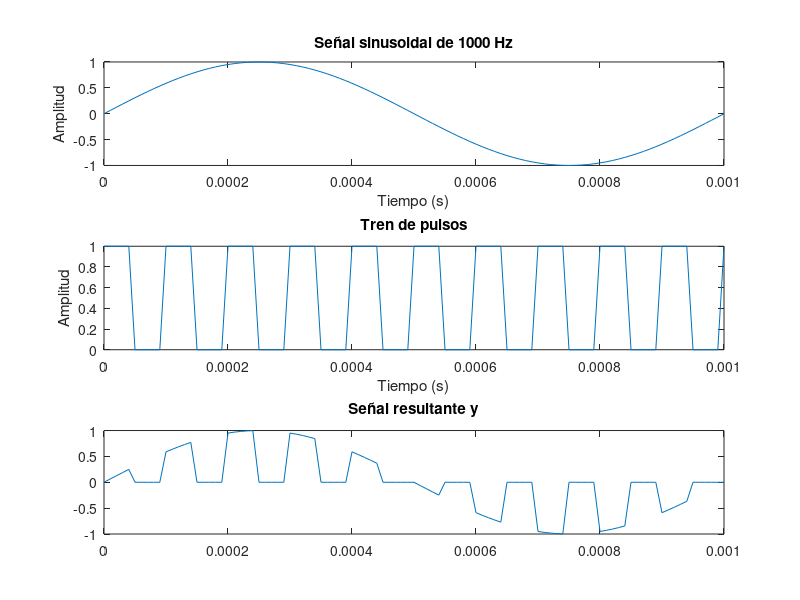

Write the MATLAB code that produced this figure.
clc;
close;
clear;
% Definir los parámetros de la señal
A = 1; % amplitud
fc = 1e3; % frecuencia en Hz
fs = 1e5; % frecuencia de muestreo en Hz (configurable)
d = 50; % ciclo de trabajo (configurable)
ts= 1/fc;
cant_muestras=ts/(1/fs);
tau=cant_muestras*d*ts;

% Generar el vector de tiempo
t = 0:1/fs:1/fc;


% Generar la señal sinusoidal
x = A*sin(2*pi*fc*t);

% Graficar la señal generada
subplot(3,1,1); % Primera sub-figura
plot(t,x);
xlabel('Tiempo (s)');
ylabel('Amplitud');
title('Señal sinusoidal de 1000 Hz');

% Tren de pulsos cuadrados con valores 0 y 1
pulso = (square(2*pi*10000*t, d)+1)/2; 
subplot(3,1,2); % Segunda sub-figura
plot(t, pulso); % Graficar el tren de pulsos
xlabel('Tiempo (s)');
ylabel('Amplitud');
title('Tren de pulsos');

y = zeros(size(x));     % Inicializar la señal resultante
for i = 1:length(x)
    y(i) = x(i) * pulso(i);     % Multiplicar los valores correspondientes
end

subplot(3,1,3)
plot(t,y)
title('Señal resultante y')


